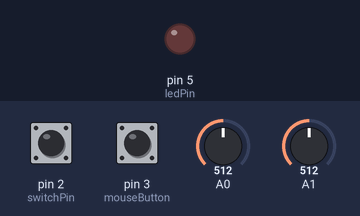
The sketch below on a simulated Arduino Leonardo, built with avr-gcc and run on an emulated ATmega32U4. Shown: output pins drawn as LEDs (lit = HIGH). The inputs (shaded band) are chosen by the test bench; at power-on: pin 2 (switchPin) LOW, pin 3 (mouseButton) LOW, A0 = 512, A1 = 512. USB keyboard and mouse output is not drawn.

Above: at 1.2 s.
1.3 s: pin 2 (switchPin) pulled HIGH for 0.15 s
At 2.4 s:
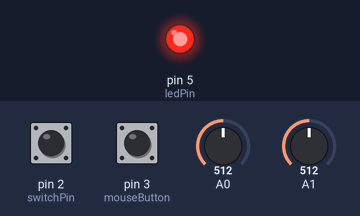
2.9 s: pin 2 (switchPin) pulled HIGH for 1 s
At 3.7 s:
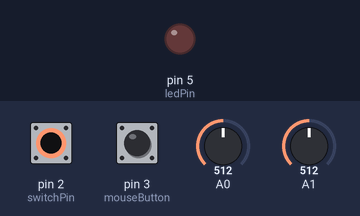
5.4 s: pin 2 (switchPin) pulled HIGH for 3.2 s
At 5.7 s:
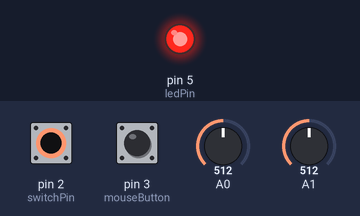
Timing chart, 0 to 8.4 s (numbered marks = the images above; inputs shaded):
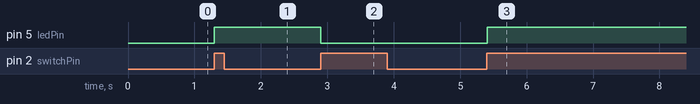

Measured:
- after the input at 1.3 s, pin 5 (ledPin): LOW → HIGH at once
- after the input at 2.9 s, pin 5 (ledPin): HIGH → LOW at once
- after the input at 5.4 s, pin 5 (ledPin): LOW → HIGH at once

The sketch:

code.ino
```cpp
/*
  JoystickMouseControl (Arduino Leonardo / Micro)
  The joystick (A0, A1) moves the mouse while it's switched on with the button on pin 2
  (the LED on pin 5 shows it's on); the button on pin 3 is the mouse button.
*/
#include "Mouse.h"

const int switchPin = 2;
const int mouseButton = 3;
const int xAxis = A0;
const int yAxis = A1;
const int ledPin = 5;
int range = 12;
int responseDelay = 5;
int threshold = range / 4;
int center = range / 2;
bool mouseIsActive = false;
int lastSwitchState = LOW;

void setup() {
  pinMode(switchPin, INPUT);
  pinMode(mouseButton, INPUT);
  pinMode(ledPin, OUTPUT);
  Mouse.begin();
}

void loop() {
  int switchState = digitalRead(switchPin);
  if (switchState != lastSwitchState) {
    if (switchState == HIGH) {
      mouseIsActive = !mouseIsActive;
      digitalWrite(ledPin, mouseIsActive);
    }
  }
  lastSwitchState = switchState;
  int xReading = readAxis(xAxis);
  int yReading = readAxis(yAxis);
  if (mouseIsActive) {
    Mouse.move(xReading, yReading, 0);
  }
  if (digitalRead(mouseButton) == HIGH) {
    if (!Mouse.isPressed(MOUSE_LEFT)) {
      Mouse.press(MOUSE_LEFT);
    }
  } else {
    if (Mouse.isPressed(MOUSE_LEFT)) {
      Mouse.release(MOUSE_LEFT);
    }
  }
  delay(responseDelay);
}

int readAxis(int thisAxis) {
  int reading = analogRead(thisAxis);
  reading = map(reading, 0, 1023, 0, range);
  int distance = reading - center;
  if (abs(distance) < threshold) {
    distance = 0;          // a dead zone round the middle
  }
  return distance;
}
```
